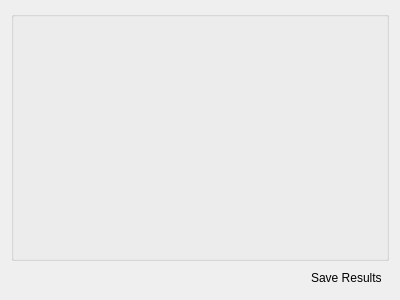
<?xml version="1.0" encoding="UTF-8"?>
<ui version="4.0">
 <class>GenericComparisonWidget</class>
 <widget class="QWidget" name="GenericComparisonWidget">
  <property name="geometry">
   <rect>
    <x>0</x>
    <y>0</y>
    <width>400</width>
    <height>300</height>
   </rect>
  </property>
  <property name="windowTitle">
   <string>Form</string>
  </property>
  <layout class="QGridLayout" name="gridLayout">
   <item row="0" column="0">
    <widget class="QGroupBox" name="groupBox_comparison">
     <property name="title">
      <string/>
     </property>
     <property name="flat">
      <bool>false</bool>
     </property>
     <layout class="QGridLayout" name="gridLayout_3">
      <item row="0" column="0">
       <widget class="QTabWidget" name="tabWidget_compareResults">
        <property name="layoutDirection">
         <enum>Qt::LeftToRight</enum>
        </property>
        <property name="currentIndex">
         <number>-1</number>
        </property>
        <property name="iconSize">
         <size>
          <width>16</width>
          <height>16</height>
         </size>
        </property>
        <property name="elideMode">
         <enum>Qt::ElideNone</enum>
        </property>
        <property name="documentMode">
         <bool>true</bool>
        </property>
        <property name="movable">
         <bool>false</bool>
        </property>
       </widget>
      </item>
     </layout>
    </widget>
   </item>
   <item row="1" column="0">
    <layout class="QHBoxLayout" name="horizontalLayout">
     <item>
      <spacer name="horizontalSpacer">
       <property name="orientation">
        <enum>Qt::Horizontal</enum>
       </property>
       <property name="sizeHint" stdset="0">
        <size>
         <width>40</width>
         <height>20</height>
        </size>
       </property>
      </spacer>
     </item>
     <item>
      <widget class="QPushButton" name="pushButton_saveCurrentTab">
       <property name="layoutDirection">
        <enum>Qt::RightToLeft</enum>
       </property>
       <property name="text">
        <string>Save Results </string>
       </property>
       <property name="icon">
        <iconset resource="../../UI_Icons.qrc">
         <normaloff>:/Resources/UISymbols/UI_Save_Icon.svg</normaloff>:/Resources/UISymbols/UI_Save_Icon.svg</iconset>
       </property>
       <property name="iconSize">
        <size>
         <width>20</width>
         <height>20</height>
        </size>
       </property>
       <property name="flat">
        <bool>true</bool>
       </property>
      </widget>
     </item>
    </layout>
   </item>
  </layout>
 </widget>
 <resources>
  <include location="../../UI_Icons.qrc"/>
 </resources>
 <connections/>
</ui>
